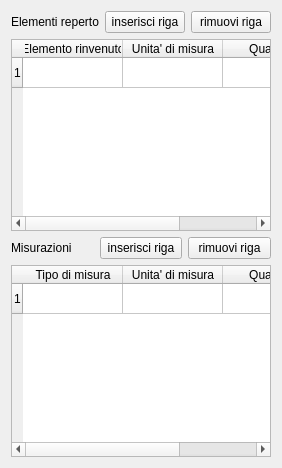
       <widget class="QWidget" name="tab_3">
        <attribute name="title">
         <string>Dati quantitativi</string>
        </attribute>
        <layout class="QGridLayout" name="gridLayout_11">
         <item row="0" column="0">
          <layout class="QGridLayout" name="gridLayout_9">
           <item row="0" column="0">
            <widget class="QLabel" name="label_20">
             <property name="text">
              <string>Elementi reperto</string>
             </property>
            </widget>
           </item>
           <item row="0" column="1">
            <widget class="QPushButton" name="pushButton_insert_row_elementi">
             <property name="font">
              <font>
               <pointsize>9</pointsize>
              </font>
             </property>
             <property name="text">
              <string>inserisci riga</string>
             </property>
            </widget>
           </item>
           <item row="0" column="2">
            <widget class="QPushButton" name="pushButton_remove_row_elementi">
             <property name="font">
              <font>
               <pointsize>9</pointsize>
              </font>
             </property>
             <property name="text">
              <string>rimuovi riga</string>
             </property>
            </widget>
           </item>
           <item row="1" column="0" colspan="3">
            <widget class="QTableWidget" name="tableWidget_elementi_reperto">
             <property name="frameShape">
              <enum>QFrame::StyledPanel</enum>
             </property>
             <property name="frameShadow">
              <enum>QFrame::Raised</enum>
             </property>
             <property name="verticalScrollBarPolicy">
              <enum>Qt::ScrollBarAsNeeded</enum>
             </property>
             <property name="horizontalScrollBarPolicy">
              <enum>Qt::ScrollBarAsNeeded</enum>
             </property>
             <property name="editTriggers">
              <set>QAbstractItemView::AnyKeyPressed|QAbstractItemView::DoubleClicked|QAbstractItemView::EditKeyPressed</set>
             </property>
             <property name="selectionMode">
              <enum>QAbstractItemView::SingleSelection</enum>
             </property>
             <property name="selectionBehavior">
              <enum>QAbstractItemView::SelectRows</enum>
             </property>
             <property name="rowCount">
              <number>1</number>
             </property>
             <property name="columnCount">
              <number>3</number>
             </property>
             <row/>
             <column>
              <property name="text">
               <string>Elemento rinvenuto</string>
              </property>
             </column>
             <column>
              <property name="text">
               <string>Unita' di misura</string>
              </property>
             </column>
             <column>
              <property name="text">
               <string>Quantita'</string>
              </property>
             </column>
            </widget>
           </item>
          </layout>
         </item>
         <item row="1" column="0">
          <layout class="QGridLayout" name="gridLayout_10">
           <item row="0" column="0">
            <widget class="QLabel" name="label_21">
             <property name="text">
              <string>Misurazioni</string>
             </property>
            </widget>
           </item>
           <item row="0" column="1">
            <widget class="QPushButton" name="pushButton_insert_row_misure">
             <property name="font">
              <font>
               <pointsize>9</pointsize>
              </font>
             </property>
             <property name="text">
              <string>inserisci riga</string>
             </property>
            </widget>
           </item>
           <item row="0" column="2">
            <widget class="QPushButton" name="pushButton_remove_row_misure">
             <property name="font">
              <font>
               <pointsize>9</pointsize>
              </font>
             </property>
             <property name="text">
              <string>rimuovi riga</string>
             </property>
            </widget>
           </item>
           <item row="1" column="0" colspan="3">
            <widget class="QTableWidget" name="tableWidget_misurazioni">
             <property name="frameShape">
              <enum>QFrame::StyledPanel</enum>
             </property>
             <property name="frameShadow">
              <enum>QFrame::Raised</enum>
             </property>
             <property name="verticalScrollBarPolicy">
              <enum>Qt::ScrollBarAsNeeded</enum>
             </property>
             <property name="horizontalScrollBarPolicy">
              <enum>Qt::ScrollBarAsNeeded</enum>
             </property>
             <property name="editTriggers">
              <set>QAbstractItemView::AnyKeyPressed|QAbstractItemView::DoubleClicked|QAbstractItemView::EditKeyPressed</set>
             </property>
             <property name="selectionMode">
              <enum>QAbstractItemView::SingleSelection</enum>
             </property>
             <property name="selectionBehavior">
              <enum>QAbstractItemView::SelectRows</enum>
             </property>
             <property name="rowCount">
              <number>1</number>
             </property>
             <property name="columnCount">
              <number>3</number>
             </property>
             <row/>
             <column>
              <property name="text">
               <string>Tipo di misura</string>
              </property>
             </column>
             <column>
              <property name="text">
               <string>Unita' di misura</string>
              </property>
             </column>
             <column>
              <property name="text">
               <string>Quantita'</string>
              </property>
             </column>
            </widget>
           </item>
          </layout>
         </item>
        </layout>
       </widget>
